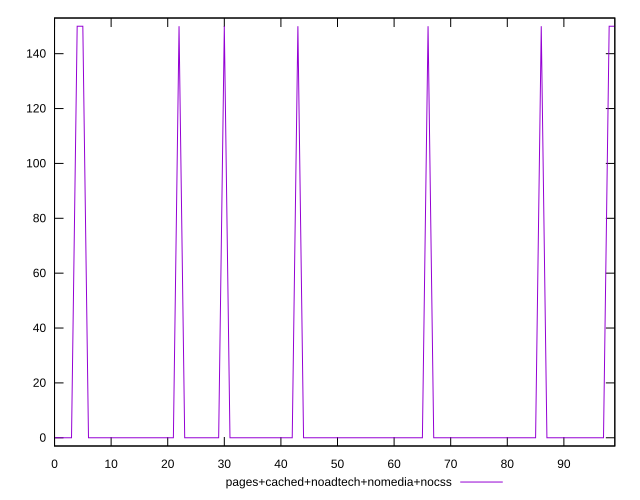

gnuplot code for this plot:
reset

$pagesCachedNoadtechNomediaNocss <<EOF
0 0
1 0
2 0
3 0
4 150
5 150
6 0
7 0
8 0
9 0
10 0
11 0
12 0
13 0
14 0
15 0
16 0
17 0
18 0
19 0
20 0
21 0
22 150
23 0
24 0
25 0
26 0
27 0
28 0
29 0
30 150
31 0
32 0
33 0
34 0
35 0
36 0
37 0
38 0
39 0
40 0
41 0
42 0
43 150
44 0
45 0
46 0
47 0
48 0
49 0
50 0
51 0
52 0
53 0
54 0
55 0
56 0
57 0
58 0
59 0
60 0
61 0
62 0
63 0
64 0
65 0
66 150
67 0
68 0
69 0
70 0
71 0
72 0
73 0
74 0
75 0
76 0
77 0
78 0
79 0
80 0
81 0
82 0
83 0
84 0
85 0
86 150
87 0
88 0
89 0
90 0
91 0
92 0
93 0
94 0
95 0
96 0
97 0
98 150
99 150
EOF

set key outside below
set xrange [0:99]
set yrange [-3:153]
set trange [-3:153]
set terminal svg size 640, 500 enhanced background rgb 'white'
set output "report_00017_2021-02-10T15-08-03.406Z/uses-http2/comparison/line/4_vs_5.svg"

plot $pagesCachedNoadtechNomediaNocss title "pages+cached+noadtech+nomedia+nocss" with line

reset
